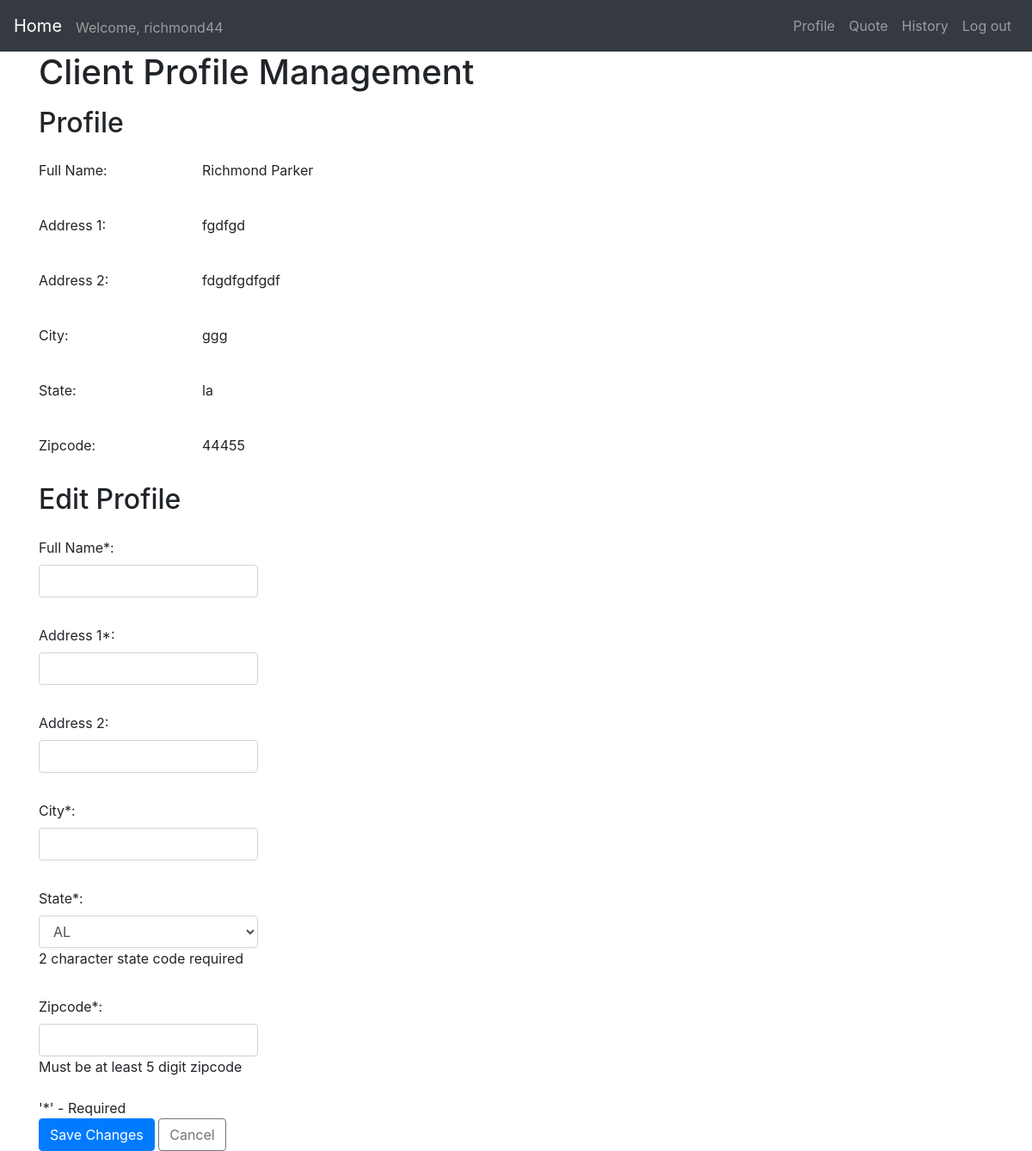
/profile (signed in), run on the app's committed database.
### fuel_app/models.py (models this page shows)
class Client(models.Model):
    user = models.ForeignKey(settings.AUTH_USER_MODEL, on_delete=models.CASCADE)
    name = models.CharField(max_length=50)
    address = models.CharField(max_length=100)
    address2 = models.CharField(max_length=100)
    city = models.CharField(max_length=100)
    state = models.CharField(max_length=2)
    zipcode = models.CharField(max_length=9)

### fuel_app/views.py (the view)
# urls.py: path('profile', views.profile, name='profile')
@login_required
def profile(request):
    current_client = Client.objects.filter(user=request.user).first()
    if request.method == 'POST' and request.user.is_authenticated:
        form = ProfileForm(request.POST)
        if form.is_valid():
            c_name = form.cleaned_data.get('name')
            c_address = form.cleaned_data.get('address_1')
            c_address2 = form.cleaned_data.get('address_2')
            c_city = form.cleaned_data.get('city')
            c_state = form.cleaned_data.get('state')
            c_zipcode = form.cleaned_data.get('zipcode')
            obj, created = Client.objects.update_or_create(user=request.user,
                defaults={'name': c_name, 'address': c_address, 'address2': c_address2, 'city': c_city,
                'state': c_state, 'zipcode': c_zipcode})
            return HttpResponseRedirect('/profile')
        else:
            form = ProfileForm()
    else:
        form = ProfileForm()
    return render(request, 'profile.html', {'form': form, 'current_profile': current_client})

### fuel_app/templates/profile.html (shortened to what this page needs)
{% extends "base.html" %}
{% block content %}
    <div class="container">
        <h1 class="mb-3">Client Profile Management</h1>
        <h2 class="mb-3">Profile</h2>
        <div class="form-group row py-2">
          <div class="col-2">
            <label for="full-name">Full Name:</label>
          </div>
          <div class="col-2">
            <label for="full-name">{{ current_profile.name | default_if_none:"TBD" }}</label>
          </div>
        </div>
	      <div class="form-group row py-2">
          <div class="col-2">
            <label for="address-1">Address 1:</label>
          </div>
          <div class="col-2">
            <label for="address-1">{{ current_profile.address | default_if_none:"TBD"}}</label>
          </div>
        </div>
        <div class="form-group row py-2">
          <div class="col-2">
            <label for="address-2">Address 2:</label>
          </div>
          <div class="col-2">
            <label for="address-2">{{ current_profile.address2 | default_if_none:"TBD"}}</label>
          </div>
        </div>
	      <div class="form-group row py-2">
          <div class="col-2">
            <label for="city">City:</label>
          </div>
          <div class="col-2">
            <label for="city">{{ current_profile.city | default_if_none:"TBD" }} </label>
          </div>
        </div>
        <div class="form-group row py-2">
          <div class="col-2">
            <label for="state">State:</label>
          </div>
          <div class="col-2">
            <label for="state">{{ current_profile.state | default_if_none:"TBD" }}</label>
          </div>
        </div>
        <div class="form-group row py-2">
          <div class="col-2">
            <label for="zipcode">Zipcode:</label>
          </div>
          <div class="col-2">
            <label for="zipcode">{{ current_profile.zipcode | default_if_none:"TBD"}} </label>
          </div>
      </div>
      <h2 class="mb-3">Edit Profile</h2>
      <form action="profile" method="post" class="mt-3" id="profile-form">
        <div class="form-group row py-2">
          <div class="col-3">
            {{ form.name.label_tag }}
            {{ form.name }}
          </div>
        </div>
        <div class="form-group row py-2">
          <div class="col-3">
            {{ form.address_1.label_tag }}
            {{ form.address_1 }}
          </div>
        </div>
        <div class="form-group row py-2">
          <div class="col-3">
            {{ form.address_2.label_tag }}
            {{ form.address_2 }}
          </div>
        </div>
        <div class="form-group row py-2">
          <div class="col-3">
            {{ form.city.label_tag }}
            {{ form.city }}
          </div>
        </div>
        <div class="form-group row py-2">
          <div class="col-3">
            {{ form.state.label_tag }}
            {{ form.state }}
            <div class="comment">2 character state code required</div>
          </div>
        </div>
        <div class="form-group row py-2">
          <div class="col-3">
            {{ form.zipcode.label_tag }}
            {{ form.zipcode }}
            <div class="comment">Must be at least 5 digit zipcode</div>
          </div>
        </div>
        <div class="comment">'*' - Required</div>
          <button type="submit" class="btn btn-primary">Save Changes</button>
          <button type="cancel" class="btn btn-outline-secondary">Cancel</button>
        </div>
{% endblock %}

### fuel_app/templates/base.html (shortened to what this page needs)
<!doctype html>
<html lang="en">
  <head>
    <link rel="stylesheet" href="https://stackpath.bootstrapcdn.com/bootstrap/4.1.3/css/bootstrap.min.css">
    {% load static %}
    <link rel="stylesheet" type="text/css" href="{% static 'styles.css'%}">
  </head>
  <body>
    <nav class="navbar navbar-expand-sm navbar-dark bg-dark">
      <a class="navbar-brand" href="/">Home</a>
      {% if user.is_authenticated %}
        <div class="collapse navbar-collapse" id="navbar-menu">
          <span class="navbar-text mt-1">
            Welcome, {{ user.get_username }}
          </span>
          <ul class="navbar-nav ml-auto">
            <li class="nav-item">
              <a class="nav-link" href="/profile">Profile</a>
            </li>
            <li class="nav-item">
              <a class="nav-link" href="/quote">Quote</a>
            </li>
            <li class="nav-item">
              <a class="nav-link" href="/history">History</a>
            </li>
            <li class="nav-item">
              <a class="nav-link" href="/logout">Log out</a>
            </li>
          </ul>
        </div>
      {% endif %}
    </nav>
    <div id="content">
      {% block content %}{% endblock %}
    </div>
  </body>
</html>

### data on the page
Client: name "Richmond Parker", address "fgdfgd", address2 "fdgdfgdfgdf", city "ggg", state "la", zipcode "44455"

### other printed values
{{ user.get_username }} "richmond44"
